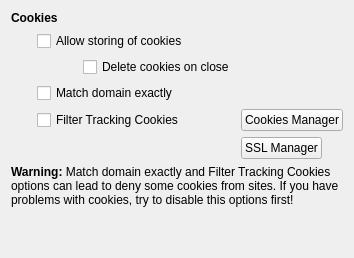
     <widget class="QWidget" name="stackedWidgetPage6">
      <layout class="QGridLayout" name="gridLayout_12">
       <item row="1" column="0">
        <spacer name="verticalSpacer_3">
         <property name="orientation">
          <enum>Qt::Vertical</enum>
         </property>
         <property name="sizeHint" stdset="0">
          <size>
           <width>20</width>
           <height>40</height>
          </size>
         </property>
        </spacer>
       </item>
       <item row="0" column="0">
        <layout class="QGridLayout" name="gridLayout_2">
         <item row="0" column="0" colspan="4">
          <widget class="QLabel" name="label_12">
           <property name="text">
            <string>&lt;b&gt;Cookies&lt;/b&gt;</string>
           </property>
          </widget>
         </item>
         <item row="4" column="1" colspan="2">
          <widget class="QCheckBox" name="filterTracking">
           <property name="text">
            <string>Filter Tracking Cookies</string>
           </property>
          </widget>
         </item>
         <item row="1" column="1" colspan="3">
          <widget class="QCheckBox" name="saveCookies">
           <property name="text">
            <string>Allow storing of cookies</string>
           </property>
          </widget>
         </item>
         <item row="2" column="2">
          <widget class="QCheckBox" name="deleteCookiesOnClose">
           <property name="text">
            <string>Delete cookies on close</string>
           </property>
          </widget>
         </item>
         <item row="2" column="1">
          <spacer name="horizontalSpacer_5">
           <property name="orientation">
            <enum>Qt::Horizontal</enum>
           </property>
           <property name="sizeHint" stdset="0">
            <size>
             <width>40</width>
             <height>20</height>
            </size>
           </property>
          </spacer>
         </item>
         <item row="3" column="1" colspan="3">
          <widget class="QCheckBox" name="matchExactly">
           <property name="text">
            <string>Match domain exactly</string>
           </property>
          </widget>
         </item>
         <item row="1" column="0">
          <spacer name="horizontalSpacer_20">
           <property name="orientation">
            <enum>Qt::Horizontal</enum>
           </property>
           <property name="sizeType">
            <enum>QSizePolicy::Fixed</enum>
           </property>
           <property name="sizeHint" stdset="0">
            <size>
             <width>20</width>
             <height>20</height>
            </size>
           </property>
          </spacer>
         </item>
         <item row="2" column="3">
          <spacer name="horizontalSpacer_21">
           <property name="orientation">
            <enum>Qt::Horizontal</enum>
           </property>
           <property name="sizeHint" stdset="0">
            <size>
             <width>40</width>
             <height>20</height>
            </size>
           </property>
          </spacer>
         </item>
         <item row="6" column="0" colspan="4">
          <widget class="QLabel" name="label_19">
           <property name="text">
            <string>&lt;b&gt;Warning:&lt;/b&gt; Match domain exactly and Filter Tracking Cookies options can lead to deny some cookies from sites. If you have problems with cookies, try to disable this options first!</string>
           </property>
           <property name="wordWrap">
            <bool>true</bool>
           </property>
          </widget>
         </item>
         <item row="4" column="3">
          <widget class="QPushButton" name="cookieManagerBut">
           <property name="sizePolicy">
            <sizepolicy hsizetype="Fixed" vsizetype="Fixed">
             <horstretch>0</horstretch>
             <verstretch>0</verstretch>
            </sizepolicy>
           </property>
           <property name="text">
            <string>Cookies Manager</string>
           </property>
          </widget>
         </item>
         <item row="5" column="3">
          <widget class="QPushButton" name="sslManagerButton">
           <property name="sizePolicy">
            <sizepolicy hsizetype="Fixed" vsizetype="Fixed">
             <horstretch>0</horstretch>
             <verstretch>0</verstretch>
            </sizepolicy>
           </property>
           <property name="text">
            <string>SSL Manager</string>
           </property>
          </widget>
         </item>
        </layout>
       </item>
      </layout>
     </widget>
